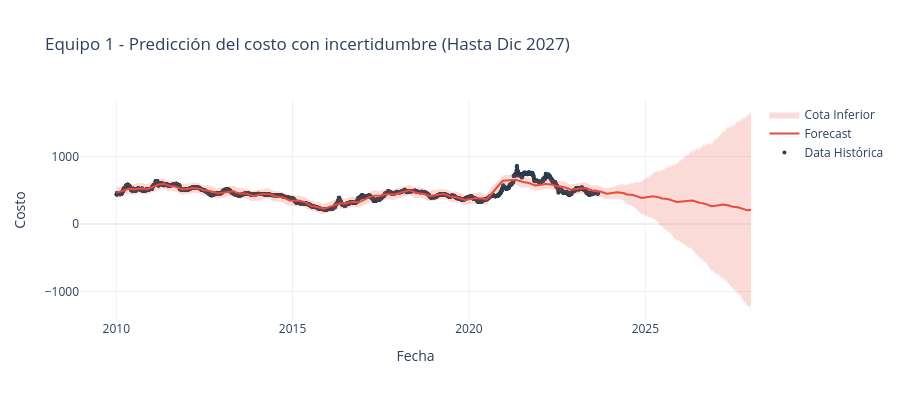
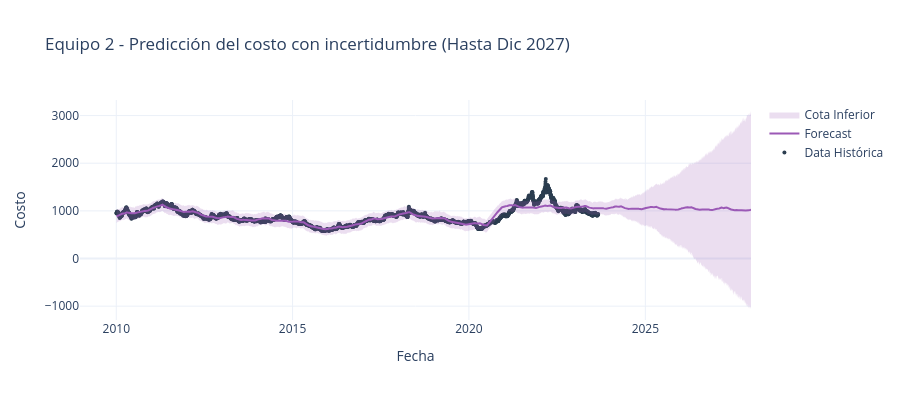

These figures' notebook cell, in order:
### Code cell
def plot_equipment_forecast(df, forecast, equipment_col, color):
    """
    Create interactive plot showing historical data, forecast and uncertainty interval.

    Parameters:
    - df: Original DataFrame with historical data
    - forecast: Prophet forecast DataFrame
    - equipment_col: Name of the equipment column
    - color: Color for the forecast line

    Returns:
    - fig: Plotly figure object
    """
    df_hist = df[['Date', equipment_col]].copy()

    fig = go.Figure()

    fig.add_trace(go.Scatter(
        x=df_hist['Date'],
        y=df_hist[equipment_col],
        mode='markers',
        name='Data Histórica',
        marker=dict(color='#2c3e50', size=4)
    ))

    fig.add_trace(go.Scatter(
        x=forecast['ds'],
        y=forecast['yhat'],
        mode='lines',
        name='Forecast',
        line=dict(color=color, width=2)
    ))

    fig.add_trace(go.Scatter(
        x=forecast['ds'],
        y=forecast['yhat_upper'],
        mode='lines',
        name='Cota superior (90%)',
        line=dict(width=0),
        showlegend=False
    ))

    fig.add_trace(go.Scatter(
        x=forecast['ds'],
        y=forecast['yhat_lower'],
        mode='lines',
        name='Cota Inferior',
        line=dict(width=0),
        fillcolor=f'rgba{tuple(list(int(color.lstrip("#")[i:i+2], 16) for i in (0, 2, 4)) + [0.2])}',
        fill='tonexty'
    ))

    equipment_col_esp = {
        'Equipment_1': 'Equipo 1',
        'Equipment_2': 'Equipo 2',
    }

    fig.update_layout(
        title=f'{equipment_col_esp[equipment_col]} - Predicción del costo con incertidumbre (Hasta Dic 2027)',
        xaxis_title='Fecha',
        yaxis_title='Costo',
        template='plotly_white',
        height=400,
        hovermode='x unified'
    )

    return fig

fig_eq1 = plot_equipment_forecast(df, forecast_eq1, 'Equipment_1', '#e74c3c')
fig_eq1.show()

fig_eq2 = plot_equipment_forecast(df, forecast_eq2, 'Equipment_2', '#9b59b6')
fig_eq2.show()

### Figure 1 — Plotly figure (JSON) as saved in the notebook; plotly's stock layout.template omitted (floating-point values rounded to 4 significant figures; data arrays with more than 128 entries replaced by an {"elided": "..."} marker saying what was removed)
{"data": [{"marker": {"color": "#2c3e50", "size": 4}, "mode": "markers", "name": "Data Histórica", "x": {"elided": "3530 str values"}, "y": {"elided": "3530 float values"}, "type": "scatter"}, {"line": {"color": "#e74c3c", "width": 2}, "mode": "lines", "name": "Forecast", "x": {"elided": "5113 str values"}, "y": {"elided": "5113 float values"}, "type": "scatter"}, {"line": {"width": 0}, "mode": "lines", "name": "Cota superior (90%)", "showlegend": false, "x": {"elided": "5113 str values"}, "y": {"elided": "5113 float values"}, "type": "scatter"}, {"fill": "tonexty", "fillcolor": "rgba(231, 76, 60, 0.2)", "line": {"width": 0}, "mode": "lines", "name": "Cota Inferior", "x": {"elided": "5113 str values"}, "y": {"elided": "5113 float values"}, "type": "scatter"}], "layout": {"title": {"text": "Equipo 1 - Predicción del costo con incertidumbre (Hasta Dic 2027)"}, "xaxis": {"title": {"text": "Fecha"}}, "yaxis": {"title": {"text": "Costo"}}, "height": 400, "hovermode": "x unified"}}

### Figure 2 — Plotly figure (JSON) as saved in the notebook; plotly's stock layout.template omitted (floating-point values rounded to 4 significant figures; data arrays with more than 128 entries replaced by an {"elided": "..."} marker saying what was removed)
{"data": [{"marker": {"color": "#2c3e50", "size": 4}, "mode": "markers", "name": "Data Histórica", "x": {"elided": "3530 str values"}, "y": {"elided": "3530 float values"}, "type": "scatter"}, {"line": {"color": "#9b59b6", "width": 2}, "mode": "lines", "name": "Forecast", "x": {"elided": "5113 str values"}, "y": {"elided": "5113 float values"}, "type": "scatter"}, {"line": {"width": 0}, "mode": "lines", "name": "Cota superior (90%)", "showlegend": false, "x": {"elided": "5113 str values"}, "y": {"elided": "5113 float values"}, "type": "scatter"}, {"fill": "tonexty", "fillcolor": "rgba(155, 89, 182, 0.2)", "line": {"width": 0}, "mode": "lines", "name": "Cota Inferior", "x": {"elided": "5113 str values"}, "y": {"elided": "5113 float values"}, "type": "scatter"}], "layout": {"title": {"text": "Equipo 2 - Predicción del costo con incertidumbre (Hasta Dic 2027)"}, "xaxis": {"title": {"text": "Fecha"}}, "yaxis": {"title": {"text": "Costo"}}, "height": 400, "hovermode": "x unified"}}
